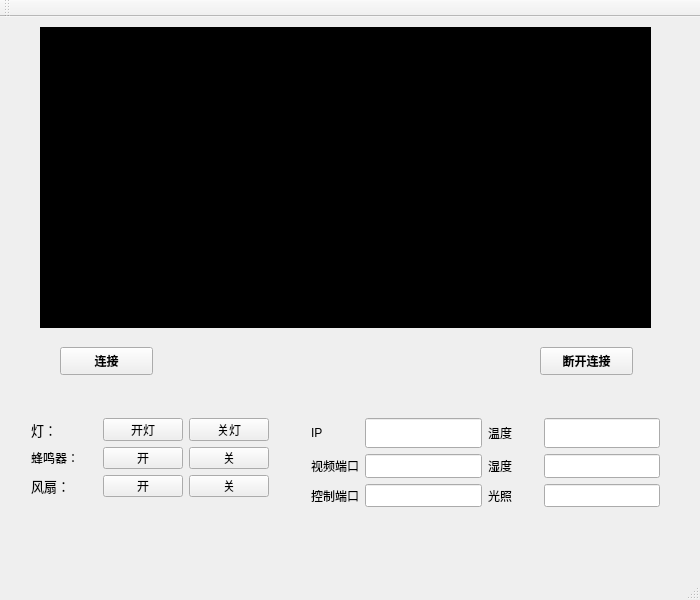
<?xml version="1.0" encoding="UTF-8"?>
<ui version="4.0">
 <class>MainWindow</class>
 <widget class="QMainWindow" name="MainWindow">
  <property name="geometry">
   <rect>
    <x>0</x>
    <y>0</y>
    <width>700</width>
    <height>600</height>
   </rect>
  </property>
  <property name="minimumSize">
   <size>
    <width>650</width>
    <height>550</height>
   </size>
  </property>
  <property name="maximumSize">
   <size>
    <width>700</width>
    <height>1000</height>
   </size>
  </property>
  <property name="windowTitle">
   <string>MainWindow</string>
  </property>
  <widget class="QWidget" name="centralWidget">
   <widget class="QLabel" name="pix">
    <property name="geometry">
     <rect>
      <x>40</x>
      <y>10</y>
      <width>611</width>
      <height>301</height>
     </rect>
    </property>
    <property name="styleSheet">
     <string notr="true">background-color: rgb(0, 0, 0);</string>
    </property>
    <property name="text">
     <string>show</string>
    </property>
   </widget>
   <widget class="QWidget" name="layoutWidget">
    <property name="geometry">
     <rect>
      <x>300</x>
      <y>390</y>
      <width>371</width>
      <height>111</height>
     </rect>
    </property>
    <layout class="QGridLayout" name="gridLayout">
     <item row="0" column="1">
      <widget class="QLineEdit" name="lineEdit_ip">
       <property name="enabled">
        <bool>true</bool>
       </property>
       <property name="maximumSize">
        <size>
         <width>500</width>
         <height>30</height>
        </size>
       </property>
      </widget>
     </item>
     <item row="1" column="1">
      <widget class="QLineEdit" name="lineEdit_port_cam">
       <property name="maximumSize">
        <size>
         <width>500</width>
         <height>30</height>
        </size>
       </property>
      </widget>
     </item>
     <item row="0" column="3">
      <widget class="QLineEdit" name="lineEdit_temp">
       <property name="enabled">
        <bool>true</bool>
       </property>
       <property name="maximumSize">
        <size>
         <width>500</width>
         <height>30</height>
        </size>
       </property>
      </widget>
     </item>
     <item row="1" column="3">
      <widget class="QLineEdit" name="lineEdit_hum">
       <property name="enabled">
        <bool>true</bool>
       </property>
       <property name="maximumSize">
        <size>
         <width>500</width>
         <height>30</height>
        </size>
       </property>
      </widget>
     </item>
     <item row="2" column="0">
      <widget class="QLabel" name="label_3">
       <property name="text">
        <string>控制端口</string>
       </property>
      </widget>
     </item>
     <item row="2" column="3">
      <widget class="QLineEdit" name="lineEdit_light">
       <property name="maximumSize">
        <size>
         <width>500</width>
         <height>30</height>
        </size>
       </property>
      </widget>
     </item>
     <item row="1" column="2">
      <widget class="QLabel" name="label_6">
       <property name="text">
        <string>湿度</string>
       </property>
      </widget>
     </item>
     <item row="2" column="1">
      <widget class="QLineEdit" name="lineEdit_port_ser">
       <property name="maximumSize">
        <size>
         <width>500</width>
         <height>30</height>
        </size>
       </property>
      </widget>
     </item>
     <item row="0" column="2">
      <widget class="QLabel" name="label_4">
       <property name="minimumSize">
        <size>
         <width>50</width>
         <height>30</height>
        </size>
       </property>
       <property name="text">
        <string>温度</string>
       </property>
      </widget>
     </item>
     <item row="2" column="2">
      <widget class="QLabel" name="label_5">
       <property name="text">
        <string>光照</string>
       </property>
      </widget>
     </item>
     <item row="0" column="0">
      <widget class="QLabel" name="label">
       <property name="text">
        <string>IP</string>
       </property>
      </widget>
     </item>
     <item row="1" column="0">
      <widget class="QLabel" name="label_2">
       <property name="text">
        <string>视频端口</string>
       </property>
      </widget>
     </item>
    </layout>
   </widget>
   <widget class="QPushButton" name="pushButton_connect">
    <property name="geometry">
     <rect>
      <x>60</x>
      <y>330</y>
      <width>93</width>
      <height>28</height>
     </rect>
    </property>
    <property name="font">
     <font>
      <weight>75</weight>
      <italic>false</italic>
      <bold>true</bold>
      <underline>false</underline>
      <kerning>true</kerning>
     </font>
    </property>
    <property name="mouseTracking">
     <bool>false</bool>
    </property>
    <property name="text">
     <string>连接</string>
    </property>
   </widget>
   <widget class="QPushButton" name="pushButton_disconnect">
    <property name="geometry">
     <rect>
      <x>540</x>
      <y>330</y>
      <width>93</width>
      <height>28</height>
     </rect>
    </property>
    <property name="font">
     <font>
      <weight>75</weight>
      <bold>true</bold>
     </font>
    </property>
    <property name="text">
     <string>断开连接</string>
    </property>
   </widget>
   <widget class="QWidget" name="gridLayoutWidget">
    <property name="geometry">
     <rect>
      <x>20</x>
      <y>390</y>
      <width>260</width>
      <height>101</height>
     </rect>
    </property>
    <layout class="QGridLayout" name="gridLayout_2">
     <item row="0" column="0">
      <widget class="QLabel" name="label_7">
       <property name="font">
        <font>
         <pointsize>10</pointsize>
        </font>
       </property>
       <property name="text">
        <string>灯：</string>
       </property>
      </widget>
     </item>
     <item row="1" column="1">
      <widget class="QPushButton" name="buzzer_on">
       <property name="text">
        <string>开</string>
       </property>
      </widget>
     </item>
     <item row="1" column="2">
      <widget class="QPushButton" name="buzzer_off">
       <property name="text">
        <string>关</string>
       </property>
      </widget>
     </item>
     <item row="0" column="2">
      <widget class="QPushButton" name="light_off">
       <property name="text">
        <string>关灯</string>
       </property>
      </widget>
     </item>
     <item row="0" column="1">
      <widget class="QPushButton" name="light_on">
       <property name="text">
        <string>开灯</string>
       </property>
      </widget>
     </item>
     <item row="1" column="0">
      <widget class="QLabel" name="label_8">
       <property name="font">
        <font>
         <pointsize>9</pointsize>
        </font>
       </property>
       <property name="text">
        <string>蜂鸣器：</string>
       </property>
      </widget>
     </item>
     <item row="2" column="0">
      <widget class="QLabel" name="label_9">
       <property name="font">
        <font>
         <pointsize>10</pointsize>
        </font>
       </property>
       <property name="text">
        <string>风扇：</string>
       </property>
      </widget>
     </item>
     <item row="2" column="1">
      <widget class="QPushButton" name="feng_on">
       <property name="text">
        <string>开</string>
       </property>
      </widget>
     </item>
     <item row="2" column="2">
      <widget class="QPushButton" name="feng_off">
       <property name="text">
        <string>关</string>
       </property>
      </widget>
     </item>
    </layout>
   </widget>
  </widget>
  <widget class="QMenuBar" name="menuBar">
   <property name="geometry">
    <rect>
     <x>0</x>
     <y>0</y>
     <width>700</width>
     <height>26</height>
    </rect>
   </property>
  </widget>
  <widget class="QToolBar" name="mainToolBar">
   <attribute name="toolBarArea">
    <enum>TopToolBarArea</enum>
   </attribute>
   <attribute name="toolBarBreak">
    <bool>false</bool>
   </attribute>
  </widget>
  <widget class="QStatusBar" name="statusBar"/>
 </widget>
 <layoutdefault spacing="6" margin="11"/>
 <resources/>
 <connections/>
</ui>
